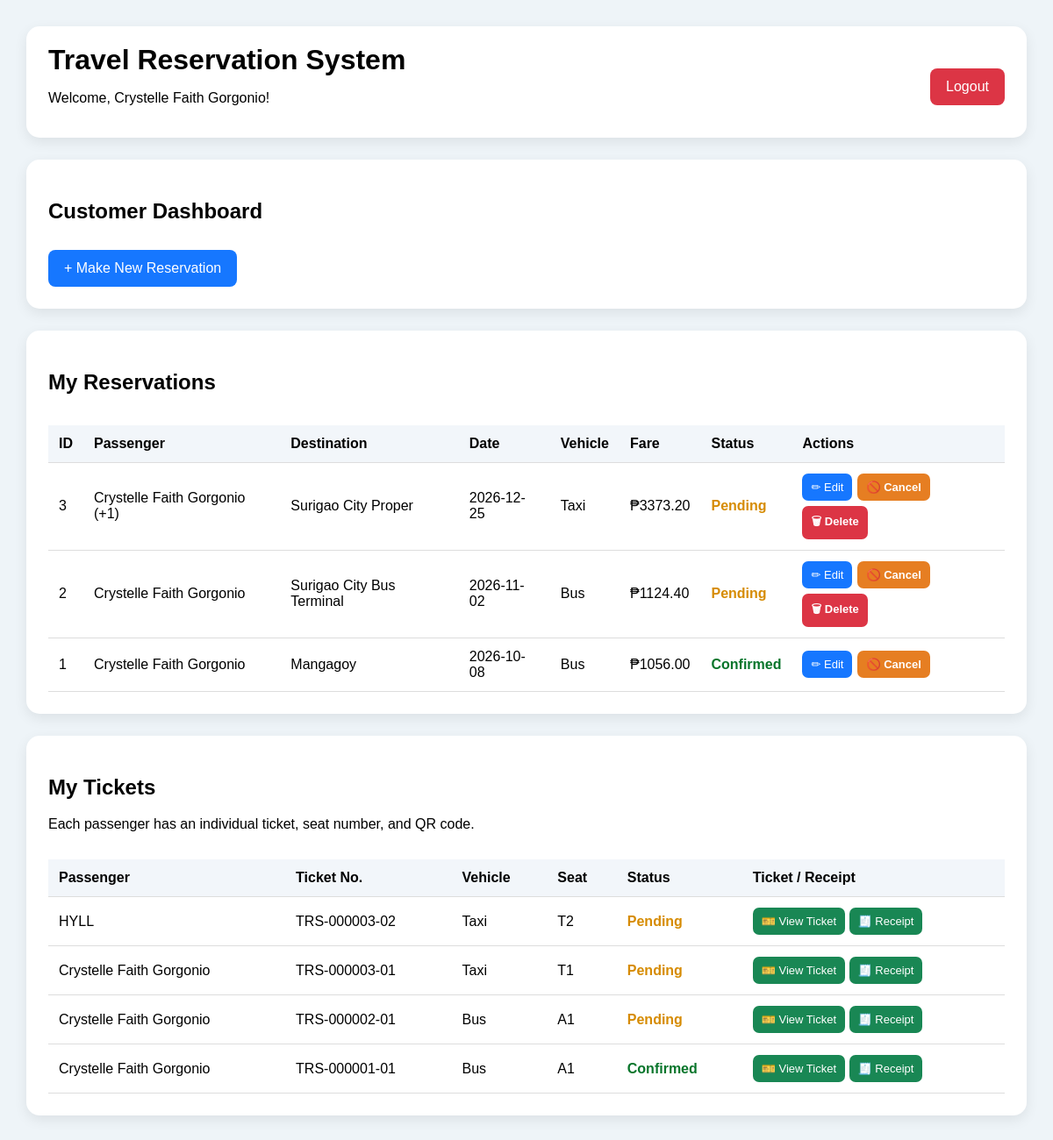
/dashboard (signed in), run on the app's committed database.
### tables this page shows
CREATE TABLE reservations (
            reservation_id INTEGER PRIMARY KEY AUTOINCREMENT,
            user_id INTEGER NOT NULL,
            passenger_name TEXT NOT NULL,
            contact TEXT NOT NULL,
            starting_location TEXT NOT NULL,
            origin TEXT NOT NULL,
            destination TEXT NOT NULL,
            travel_date TEXT NOT NULL,
            travel_time TEXT NOT NULL,
            vehicle TEXT NOT NULL,
            passengers INTEGER NOT NULL,
            distance REAL DEFAULT 0,
            fare REAL DEFAULT 0,
            status TEXT DEFAULT 'Pending', seat_number TEXT DEFAULT '', ticket_number TEXT DEFAULT '', booking_type
            TEXT DEFAULT 'Ride Reservation', passenger_names TEXT,
            FOREIGN KEY (user_id) REFERENCES users(user_id)
        );

CREATE TABLE tickets (
            ticket_id INTEGER PRIMARY KEY AUTOINCREMENT,
            reservation_id INTEGER NOT NULL,
            user_id INTEGER NOT NULL,
            passenger_name TEXT NOT NULL,
            contact TEXT NOT NULL,
            starting_location TEXT NOT NULL,
            origin TEXT NOT NULL,
            destination TEXT NOT NULL,
            travel_date TEXT NOT NULL,
            travel_time TEXT NOT NULL,
            vehicle TEXT NOT NULL,
            seat_number TEXT NOT NULL,
            fare REAL DEFAULT 0,
            status TEXT DEFAULT 'Pending',
            booking_type TEXT,
            passengers INTEGER DEFAULT 1,
            ticket_number TEXT UNIQUE NOT NULL,
            FOREIGN KEY (reservation_id)
                REFERENCES reservations(reservation_id),
            FOREIGN KEY (user_id)
                REFERENCES users(user_id)
        );

### TravelReservationSystem/app.py (the view)
@app.route("/dashboard")
def dashboard():
    if "user_id" not in session:
        return redirect(url_for("login"))
    if session.get("username") == "admin":
        return redirect(url_for("admin_dashboard"))
    conn = get_db()
    reservations = conn.execute(
        """
        SELECT *
        FROM reservations
        WHERE user_id = ?
        ORDER BY reservation_id DESC
        """,
        (session["user_id"],)
    ).fetchall()
    tickets = conn.execute(
        """
        SELECT *
        FROM tickets
        WHERE user_id = ?
        ORDER BY ticket_id DESC
        """,
        (session["user_id"],)
    ).fetchall()
    conn.close()
    return render_template(
        "dashboard.html",
        full_name=session["full_name"],
        reservations=reservations,
        tickets=tickets
    )

### TravelReservationSystem/app.py (called while the page is built)
def get_db():
    conn = sqlite3.connect(DATABASE, timeout=30)
    conn.row_factory = sqlite3.Row
    return conn

### TravelReservationSystem/templates/dashboard.html (shortened to what this page needs)
<!DOCTYPE html>
<html>
<head>
    <link rel="stylesheet" href="{{ url_for('static', filename='css/style.css') }}">
</head>
<body>
<div class="dashboard">
    <div class="dashboard-header">
        <div>
            <h1>Travel Reservation System</h1>
            <p>Welcome, {{ full_name }}!</p>
        </div>
        <a class="logout-btn" href="{{ url_for('logout') }}">Logout</a>
    </div>
    <div class="dashboard-card">
        <h2>Customer Dashboard</h2>
        <a class="main-btn" href="{{ url_for('reservation') }}">+ Make New Reservation</a>
    </div>
    <div class="dashboard-card">
        <h2>My Reservations</h2>
        <div class="table-container">
            <table>
                <thead>
                    <tr>
                        <th>ID</th><th>Passenger</th><th>Destination</th><th>Date</th>
                        <th>Vehicle</th><th>Fare</th><th>Status</th><th>Actions</th>
                    </tr>
                </thead>
                <tbody>
                {% for r in reservations %}
                    <tr>
                        <td>{{ r['reservation_id'] }}</td>
                        <td>{{ r['passenger_name'] }}{% if r['passengers']|int > 1 %} (+{{ r['passengers']|int - 1 }}){% endif %}</td>
                        <td>{{ r['destination'] }}</td>
                        <td>{{ r['travel_date'] }}</td>
                        <td>{{ r['vehicle'] }}</td>
                        <td>₱{{ '%.2f'|format(r['fare']|float) }}</td>
                        <td class="status {{ r['status']|lower }}">{{ r['status'] }}</td>
                        <td>
                            <div class="action-row">
                                {% if r['status'] not in ['Cancelled', 'Completed'] %}
                                    <a class="action-btn edit" href="{{ url_for('edit_reservation', reservation_id=r['reservation_id']) }}">✏ Edit</a>
                                    <form class="action-form" method="POST" action="{{ url_for('cancel_reservation', reservation_id=r['reservation_id']) }}" onsubmit="return confirm('Cancel this reservation?');">
                                        <button class="action-btn cancel" type="submit">🚫 Cancel</button>
                                    </form>
                                {% endif %}
                                {% if r['status'] in ['Pending', 'Cancelled'] %}
                                    <form class="action-form" method="POST" action="{{ url_for('delete_reservation', reservation_id=r['reservation_id']) }}" onsubmit="return confirm('Delete this reservation permanently?');">
                                        <button class="action-btn delete" type="submit">🗑 Delete</button>
                                    </form>
                                {% endif %}
                            </div>
                        </td>
                    </tr>
                {% else %}
                    <tr><td colspan="8">No reservations yet.</td></tr>
                {% endfor %}
                </tbody>
            </table>
        </div>
    </div>
    <div class="dashboard-card">
        <h2>My Tickets</h2>
        <p>Each passenger has an individual ticket, seat number, and QR code.</p>
        <div class="table-container">
            <table>
                <thead>
                    <tr><th>Passenger</th><th>Ticket No.</th><th>Vehicle</th><th>Seat</th><th>Status</th><th>Ticket / Receipt</th></tr>
                </thead>
                <tbody>
                {% for t in tickets %}
                    <tr>
                        <td>{{ t['passenger_name'] }}</td>
                        <td>{{ t['ticket_number'] }}</td>
                        <td>{{ t['vehicle'] }}</td>
                        <td>{{ t['seat_number'] }}</td>
                        <td class="status {{ t['status']|lower }}">{{ t['status'] }}</td>
                        <td><a class="action-btn ticket" href="{{ url_for('view_ticket', ticket_number=t['ticket_number']) }}">🎫 View Ticket</a> <a class="action-btn ticket" href="{{ url_for('view_receipt', ticket_number=t['ticket_number']) }}">🧾 Receipt</a></td>
                    </tr>
                {% else %}
                    <tr><td colspan="6">No tickets yet.</td></tr>
                {% endfor %}
                </tbody>
            </table>
        </div>
    </div>
</div>
</body>
</html>

### TravelReservationSystem/static/css/style.css (style rules this page uses)
* { box-sizing: border-box; }
body { margin: 0; font-family: Arial, sans-serif; background: #eef4f8; }
h1 { text-align: center; margin-bottom: 8px; }
button { width: 100%; padding: 13px; margin-top: 22px; border: none; border-radius: 8px; background: #1677ff; color: white; font-size: 16px; font-weight: bold; cursor: pointer; }
a { color: #1677ff; text-decoration: none; }
.dashboard { min-height: 100vh; padding: 30px; }
.dashboard-header { display: flex; justify-content: space-between; align-items: center; background: white; padding: 20px 25px; border-radius: 15px; margin-bottom: 25px; box-shadow: 0 5px 15px rgba(0,0,0,0.08); }
.dashboard-header h1 { text-align: left; margin: 0; }
.dashboard-card { background: white; padding: 25px; border-radius: 15px; margin-bottom: 25px; box-shadow: 0 5px 15px rgba(0,0,0,0.08); }
.main-btn, .logout-btn { display: inline-block; padding: 12px 18px; border-radius: 8px; background: #1677ff; color: white; text-decoration: none; margin-top: 10px; }
.logout-btn { background: #dc3545; }
.table-container { overflow-x: auto; }
table { width: 100%; border-collapse: collapse; margin-top: 15px; }
th, td { padding: 12px; border-bottom: 1px solid #ddd; text-align: left; }
th { background: #f2f6fa; }

### TravelReservationSystem/templates/dashboard.html (style rules this page uses)
.action-row { display:flex; flex-wrap:wrap; gap:6px; }
.action-btn { display:inline-block; padding:8px 10px; border-radius:7px; color:#fff; text-decoration:none; border:0; cursor:pointer; font-size:13px; margin:0; width:auto; }
.edit { background:#1677ff; }
.cancel { background:#e67e22; }
.delete { background:#dc3545; }
.ticket { background:#198754; }
.action-form { display:inline; }
.status { font-weight:bold; }
.pending { color:#d68b00; }
.confirmed { color:#08752b; }

### data on the page
reservations: reservation_id "3", passenger_name "Crystelle Faith Gorgonio", r['passengers']|int-1 "1", destination "Surigao City Proper", travel_date "2026-12-25", vehicle "Taxi", fare "3373.20", status "Pending"
reservations: reservation_id "2", passenger_name "Crystelle Faith Gorgonio", destination "Surigao City Bus Terminal", travel_date "2026-11-02", vehicle "Bus", fare "1124.40", status "Pending"
reservations: reservation_id "1", passenger_name "Crystelle Faith Gorgonio", destination "Mangagoy", travel_date "2026-10-08", vehicle "Bus", fare "1056.00", status "Confirmed"
tickets: passenger_name "HYLL", ticket_number "TRS-000003-02", vehicle "Taxi", seat_number "T2", status "Pending"
tickets: passenger_name "Crystelle Faith Gorgonio", ticket_number "TRS-000003-01", vehicle "Taxi", seat_number "T1", status "Pending"
tickets: passenger_name "Crystelle Faith Gorgonio", ticket_number "TRS-000002-01", vehicle "Bus", seat_number "A1", status "Pending"
tickets: passenger_name "Crystelle Faith Gorgonio", ticket_number "TRS-000001-01", vehicle "Bus", seat_number "A1", status "Confirmed"

### other printed values
{{ full_name }} "Crystelle Faith Gorgonio"
